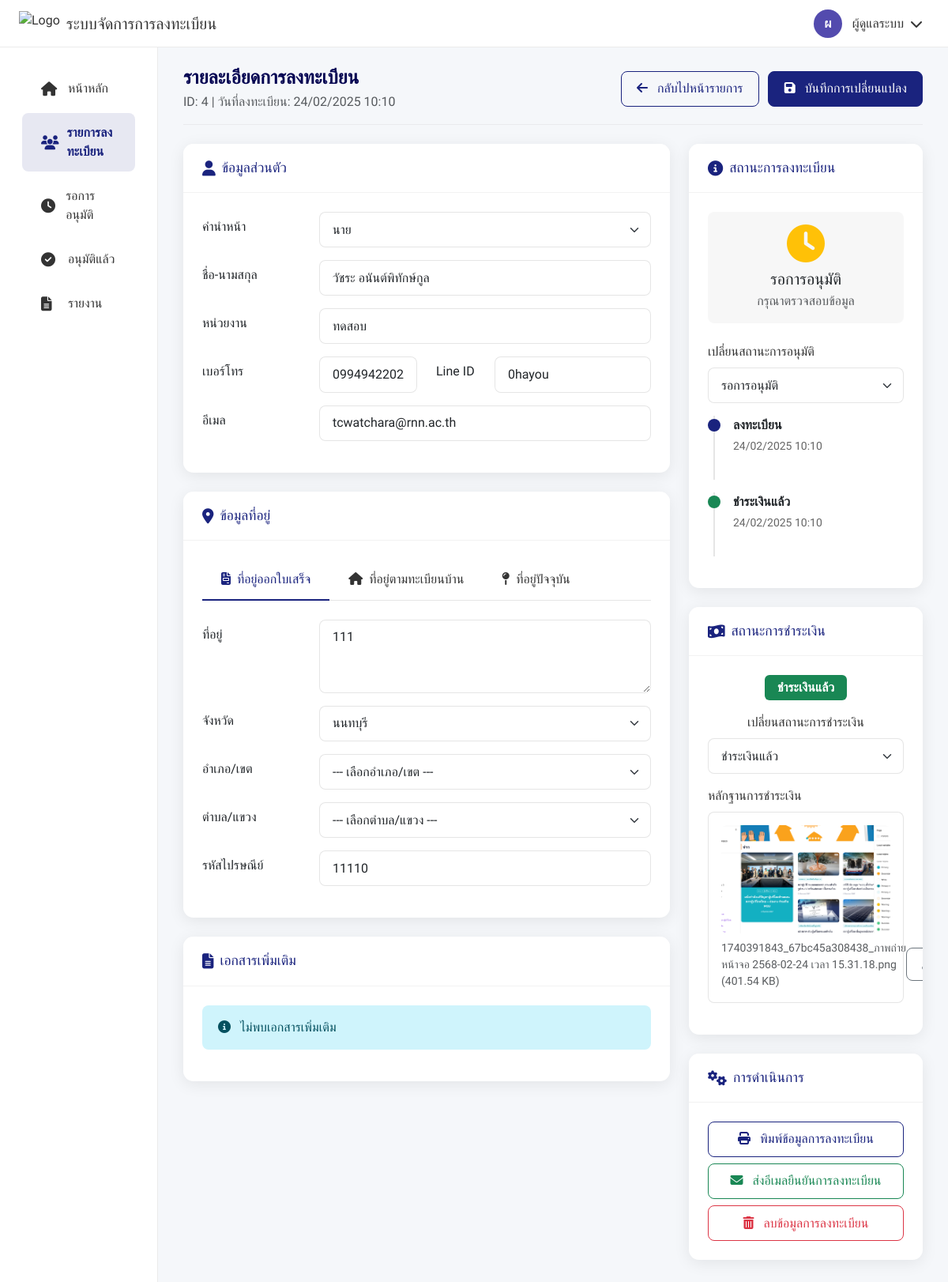
The app's page /admin/registration_detail.php?id=4 (signed in) with its own data.
### tables this page shows
CREATE TABLE `registrations` (
  `id` int NOT NULL,
  `title` varchar(50) NOT NULL,
  `title_other` varchar(100) DEFAULT NULL,
  `fullname` varchar(255) NOT NULL,
  `organization` varchar(255) NOT NULL,
  `phone` varchar(20) NOT NULL,
  `email` varchar(255) NOT NULL,
  `line_id` varchar(50) DEFAULT NULL,
  `created_at` timestamp NOT NULL DEFAULT CURRENT_TIMESTAMP,
  `updated_at` timestamp NOT NULL DEFAULT CURRENT_TIMESTAMP ON UPDATE CURRENT_TIMESTAMP,
  `payment_status` enum('not_paid','paid') NOT NULL DEFAULT 'not_paid',
  `payment_updated_at` timestamp NULL DEFAULT NULL,
  `is_approved` tinyint(1) DEFAULT '0',
  `approved_at` timestamp NULL DEFAULT NULL,
  `approved_by` int DEFAULT NULL
);

CREATE TABLE `registration_addresses` (
  `id` int NOT NULL,
  `registration_id` int NOT NULL,
  `address_type` enum('invoice','house','current') NOT NULL,
  `address` text NOT NULL,
  `province_id` int NOT NULL,
  `district_id` int NOT NULL,
  `subdistrict_id` int NOT NULL,
  `zipcode` varchar(5) NOT NULL
);

CREATE TABLE `provinces` (
  `id` int NOT NULL,
  `code` int NOT NULL,
  `name_in_thai` varchar(150) NOT NULL,
  `name_in_english` varchar(150) NOT NULL
);

CREATE TABLE `registration_files` (
  `id` int NOT NULL,
  `registration_id` int NOT NULL,
  `file_name` varchar(255) NOT NULL,
  `file_path` varchar(255) NOT NULL,
  `file_type` varchar(100) NOT NULL,
  `file_size` int NOT NULL,
  `uploaded_at` timestamp NOT NULL DEFAULT CURRENT_TIMESTAMP
);

### admin/registration_detail.php (the view, shortened to what the rows shown need)
<?php
$database = new Database();
$pdo = $database->getConnection();
$registration_id = isset($_GET['id']) ? intval($_GET['id']) : 0;
$stmt = $pdo->prepare("
    SELECT r.*,
           DATE_FORMAT(r.created_at, '%d/%m/%Y %H:%i') as formatted_date,
           DATE_FORMAT(r.approved_at, '%d/%m/%Y %H:%i') as formatted_approved_date
    FROM registrations r
    WHERE r.id = ?
");
$stmt->execute([$registration_id]);
$registration = $stmt->fetch(PDO::FETCH_ASSOC);
$addresses = [];
$stmt = $pdo->prepare("
    SELECT ra.*,
           p.name_in_thai as province_name,
           d.name_in_thai as district_name,
           sd.name_in_thai as subdistrict_name
    FROM registration_addresses ra
    LEFT JOIN provinces p ON ra.province_id = p.id
    LEFT JOIN districts d ON ra.district_id = d.id
    LEFT JOIN subdistricts sd ON ra.subdistrict_id = sd.id
    WHERE ra.registration_id = ?
");
$stmt->execute([$registration_id]);
while ($row = $stmt->fetch(PDO::FETCH_ASSOC)) {
    $addresses[$row['address_type']] = $row;
}
$stmt = $pdo->prepare("
    SELECT * FROM registration_files
    WHERE registration_id = ?
");
$stmt->execute([$registration_id]);
$payment_files = $stmt->fetchAll(PDO::FETCH_ASSOC);
$stmt = $pdo->query("SELECT * FROM provinces ORDER BY name_in_thai");
$provinces = $stmt->fetchAll(PDO::FETCH_ASSOC);
?>
<!DOCTYPE html>
<html lang="th">
<head>
    <link href="https://cdn.jsdelivr.net/npm/bootstrap@5.3.2/dist/css/bootstrap.min.css" rel="stylesheet">
    <link href="https://cdn.jsdelivr.net/npm/sweetalert2@11/dist/sweetalert2.min.css" rel="stylesheet">
    <link href="https://cdnjs.cloudflare.com/ajax/libs/font-awesome/6.4.0/css/all.min.css" rel="stylesheet">
</head>
<body>
    <div class="container-fluid">
        <div class="row">
            <div class="col-lg-10 main-content">
                <form method="post" action="" id="registrationForm">
                    <div class="row">
                        <div class="col-lg-8">
                            <div class="card">
                                <div class="card-body">
                                    <div class="row mb-3">
                                        <div class="col-lg-9">
                                            <select class="form-select" name="title" id="title">
                                                <option value="นาย" <?php echo ($registration['title'] == 'นาย') ? 'selected' : ''; ?>>นาย</option>
                                            </select>
                                        </div>
                                    </div>
                                    <div class="row mb-3">
                                        <div class="col-lg-9">
                                            <input type="text" class="form-control" name="fullname" value="<?php echo $registration['fullname']; ?>" required>
                                        </div>
                                    </div>
                                    <div class="row mb-3">
                                        <div class="col-lg-9">
                                            <input type="text" class="form-control" name="organization" value="<?php echo $registration['organization']; ?>" required>
                                        </div>
                                    </div>
                                    <div class="row">
                                        <div class="col-lg-6">
                                            <div class="row mb-3">
                                                <div class="col-lg-6">
                                                    <input type="text" class="form-control" name="phone" value="<?php echo $registration['phone']; ?>" required>
                                                </div>
                                            </div>
                                        </div>
                                        <div class="col-lg-6">
                                            <div class="row mb-3">
                                                <div class="col-lg-9">
                                                    <input type="text" class="form-control" name="line_id" value="<?php echo $registration['line_id']; ?>">
                                                </div>
                                            </div>
                                        </div>
                                    </div>
                                    <div class="row mb-3">
                                        <div class="col-lg-9">
                                            <input type="email" class="form-control" name="email" value="<?php echo $registration['email']; ?>" required>
                                        </div>
                                    </div>
                                </div>
                            </div>
                            <div class="card">
                                <div class="card-body">
                                    <div class="tab-content" id="addressTabContent">
                                        <?php foreach(['invoice', 'house', 'current'] as $i => $address_type):
                                            $tab_class = ($i == 0) ? 'show active' : '';
                                            $address_data = isset($addresses[$address_type]) ? $addresses[$address_type] : ['address' => '', 'province_id' => 0, 'district_id' => 0, 'subdistrict_id' => 0, 'zipcode' => ''];
                                        ?>
                                        <div class="tab-pane fade <?php echo $tab_class; ?>" id="<?php echo $address_type; ?>" role="tabpanel">
                                            <div class="row mb-3">
                                                <label class="col-lg-3 col-form-label">ที่อยู่</label>
                                                <div class="col-lg-9">
                                                    <textarea class="form-control" name="address[<?php echo $address_type; ?>]" rows="3"><?php echo $address_data['address']; ?></textarea>
                                                </div>
                                            </div>
                                            <div class="row mb-3">
                                                <label class="col-lg-3 col-form-label">จังหวัด</label>
                                                <div class="col-lg-9">
                                                    <select class="form-select province-select" name="province_id[<?php echo $address_type; ?>]" data-address-type="<?php echo $address_type; ?>">
                                                        <?php foreach($provinces as $province): ?>
                                                            <option value="<?php echo $province['id']; ?>" <?php echo ($address_data['province_id'] == $province['id']) ? 'selected' : ''; ?>>
                                                                <?php echo $province['name_in_thai']; ?>
                                                            </option>
                                                        <?php endforeach; ?>
                                                    </select>
                                                </div>
                                            </div>
                                            <div class="row mb-3">
                                                <label class="col-lg-3 col-form-label">อำเภอ/เขต</label>
                                                <div class="col-lg-9">
                                                    <select class="form-select district-select" name="district_id[<?php echo $address_type; ?>]" data-address-type="<?php echo $address_type; ?>">
                                                        <option value="">--- เลือกอำเภอ/เขต ---</option>
                                                    </select>
                                                </div>
                                            </div>
                                            <div class="row mb-3">
                                                <label class="col-lg-3 col-form-label">ตำบล/แขวง</label>
                                                <div class="col-lg-9">
                                                    <select class="form-select subdistrict-select" name="subdistrict_id[<?php echo $address_type; ?>]" data-address-type="<?php echo $address_type; ?>">
                                                        <option value="">--- เลือกตำบล/แขวง ---</option>
                                                    </select>
                                                </div>
                                            </div>
                                            <div class="row mb-3">
                                                <label class="col-lg-3 col-form-label">รหัสไปรษณีย์</label>
                                                <div class="col-lg-9">
                                                    <input type="text" class="form-control" name="zipcode[<?php echo $address_type; ?>]" value="<?php echo $address_data['zipcode']; ?>" maxlength="5">
                                                </div>
                                            </div>
                                        </div>
                                        <?php endforeach; ?>
                                    </div>
                                </div>
                            </div>
                        </div>
                        <div class="col-lg-4">
                            <div class="card">
                                <div class="card-body">
                                    <div class="mb-3">
                                        <label class="form-label">เปลี่ยนสถานะการอนุมัติ</label>
                                        <select class="form-select" name="is_approved">
                                            <option value="0" <?php echo ($registration['is_approved'] == 0) ? 'selected' : ''; ?>>รอการอนุมัติ</option>
                                        </select>
                                    </div>
                                    <?php if($registration['payment_status'] == 'paid'): ?>
                                    <div class="approval-timeline">
                                        <div class="timeline-content">
                                            <p class="timeline-title">ชำระเงินแล้ว</p>
                                            <p class="timeline-date">
                                                <?php
                                                    echo $registration['payment_updated_at']
                                                        ? date('d/m/Y H:i', strtotime($registration['payment_updated_at']))
                                                        : '-';
                                                ?>
                                            </p>
                                        </div>
                                    </div>
                                    <?php endif; ?>
                                </div>
                            </div>
                            <div class="card">
                                <div class="card-body">
                                    <div class="text-center mb-3">
                                        <div class="mb-3">
                                            <label class="form-label">เปลี่ยนสถานะการชำระเงิน</label>
                                            <select class="form-select" name="payment_status">
                                                <option value="paid" <?php echo ($registration['payment_status'] == 'paid') ? 'selected' : ''; ?>>ชำระเงินแล้ว</option>
                                            </select>
                                        </div>
                                    </div>
                                    <div class="mb-3">
                                        <?php if (count($payment_files) > 0): ?>
                                            <?php foreach($payment_files as $file): ?>
                                                <div class="file-preview mb-3">
                                                    <?php if (strpos($file['file_type'], 'image') !== false): ?>
                                                        <img src="../<?php echo $file['file_path']; ?>" alt="Payment proof" class="img-fluid mb-2">
                                                    <?php endif; ?>
                                                    <div class="d-flex justify-content-between align-items-center">
                                                        <small class="text-muted">
                                                            <?php echo $file['file_name']; ?><br>
                                                            (<?php echo round($file['file_size']/1024, 2); ?> KB)
                                                        </small>
                                                        <a href="../<?php echo $file['file_path']; ?>" class="btn btn-sm btn-outline-secondary" download>
                                                        </a>
                                                    </div>
                                                </div>
                                            <?php endforeach; ?>
                                        <?php endif; ?>
                                    </div>
                                </div>
                            </div>
                        </div>
                    </div>
                </form>
            </div>
        </div>
    </div>
</body>
</html>

### records on screen
registrations: title "นาย", fullname "วัชระ อนันต์พิทักษ์กูล", organization "ทดสอบ", phone "0994942202", line_id "0hayou", email "tcwatchara@rnn.ac.th", is_approved "รอการอนุมัติ", payment_updated_at "24/02/2025 10:10", payment_status "ชำระเงินแล้ว"
registration_addresses: address "111", province.name_in_thai "นนทบุรี", zipcode "11110"
registration_files: file_path (picture), file_name "1740391843_67bc45a308438_ภาพถ่ายหน้าจอ 2568-02-24 เวลา 15.31.18.png", $file['file_size']/1024 "401.54"

### other values on screen
$initials "ผ"
$_SESSION['admin_name'] "ผู้ดูแลระบบ"
$registration_id "4"
$registration['formatted_date'] "24/02/2025 10:10"
